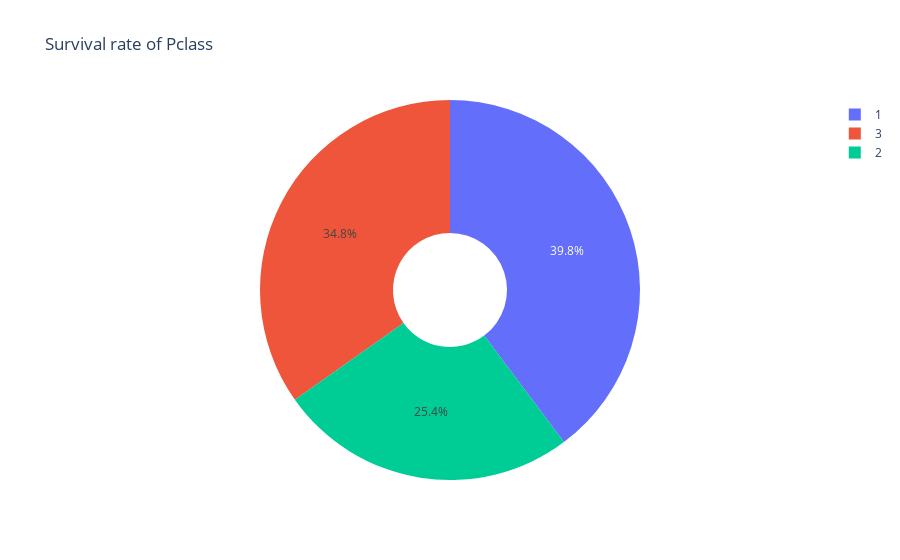

Notebook code for this chart:
### Code cell
fig = px.pie(Survived_df, values='Survived',
                names='Pclass',
                title='Survival rate of Pclass',
                hole=0.3)

fig.show()

### Figure 1 — Plotly figure (JSON) as saved in the notebook; plotly's stock layout.template omitted (floating-point values rounded to 4 significant figures; data arrays with more than 128 entries replaced by an {"elided": "..."} marker saying what was removed)
{"data": [{"domain": {"x": [0, 1], "y": [0, 1]}, "hole": 0.3, "hovertemplate": "Pclass=%{label}<br>Survived=%{value}<extra></extra>", "labels": {"elided": "342 int values"}, "legendgroup": "", "name": "", "showlegend": true, "type": "pie", "values": {"elided": "342 int values"}}], "layout": {"legend": {"tracegroupgap": 0}, "title": {"text": "Survival rate of Pclass"}}}
